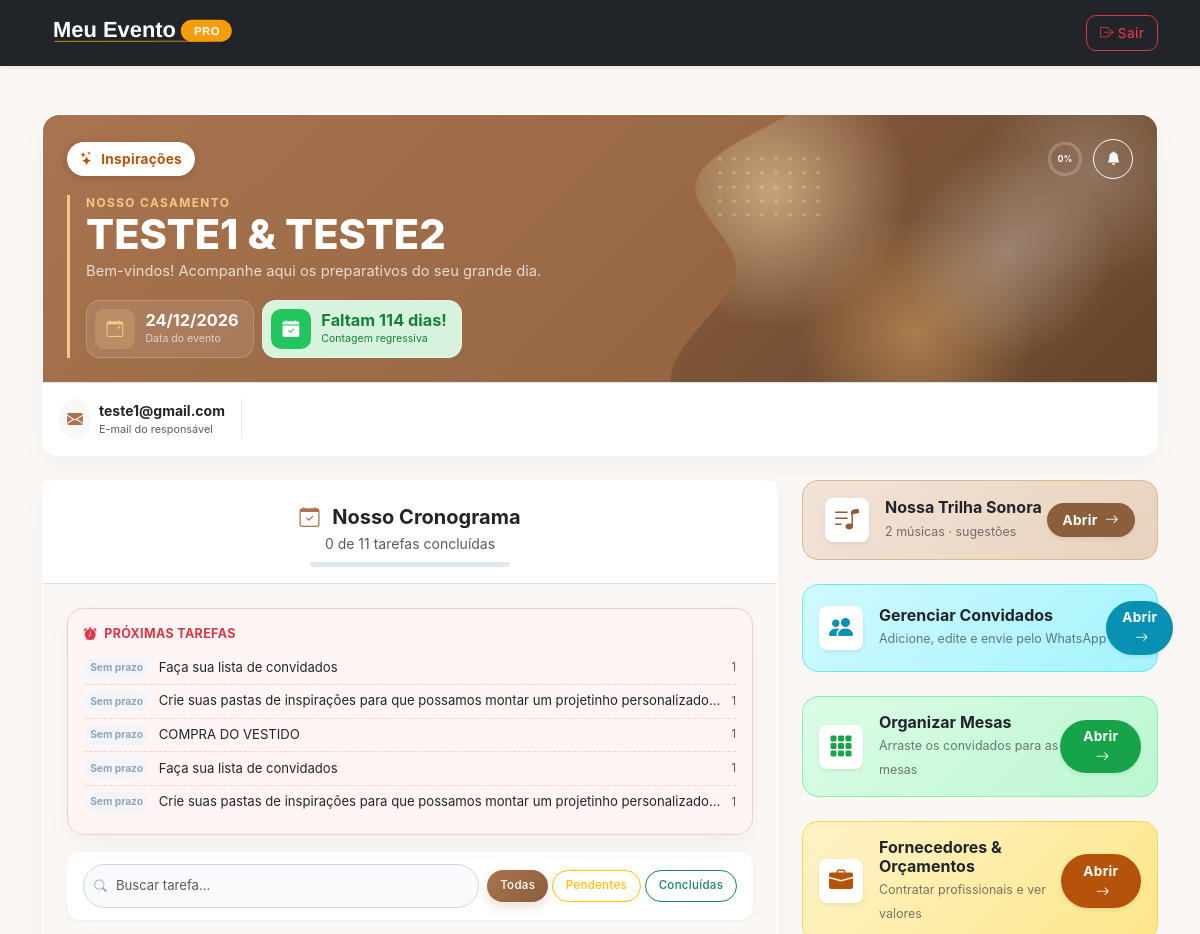
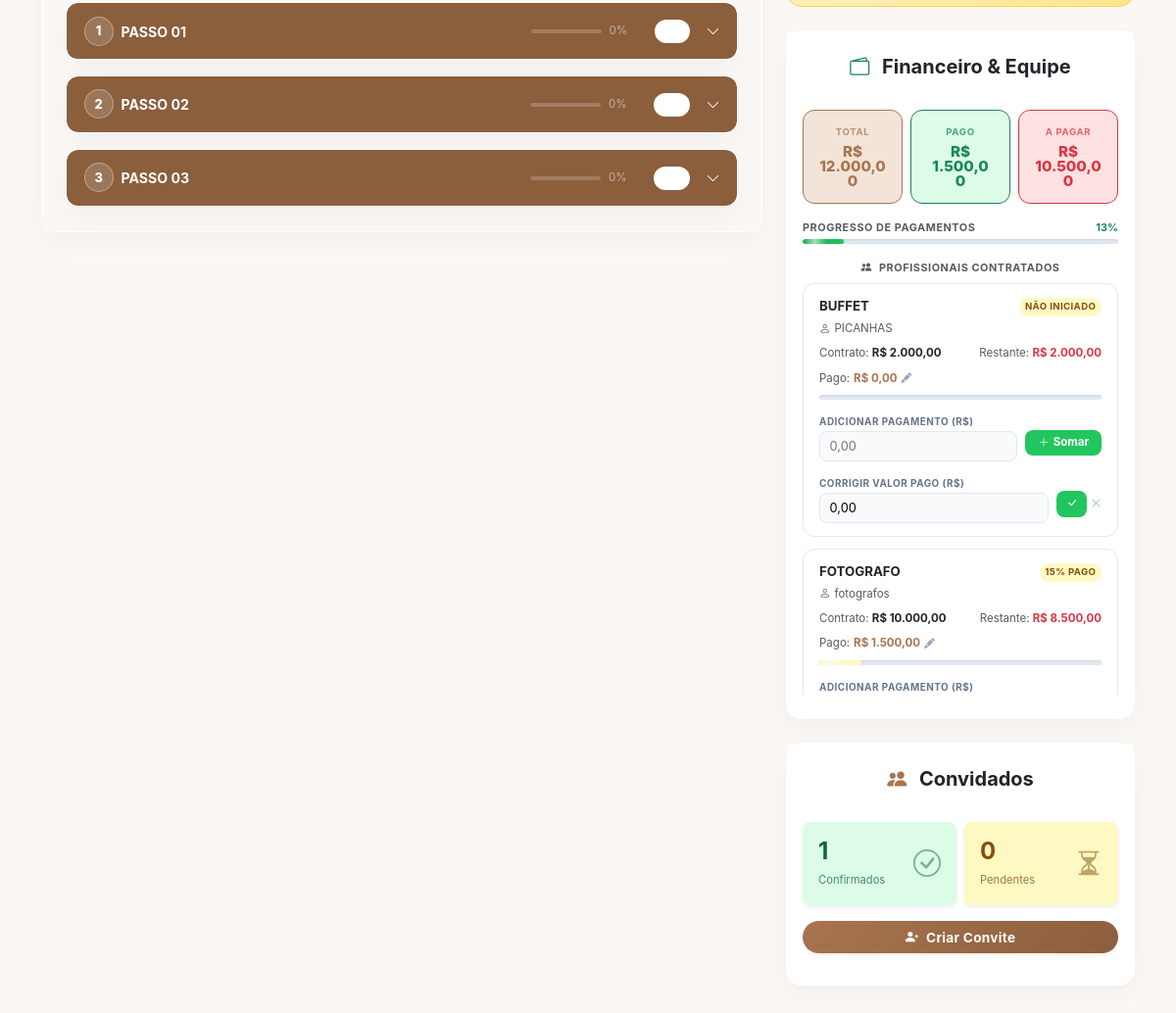
/noivos.php?id=6 (signed in), run on the app's committed database (2 pictures, top to bottom).
### tables this page shows
CREATE TABLE `eventos` (
  `id` int(11) NOT NULL,
  `cliente_id` int(11) NOT NULL,
  `data_evento` date NOT NULL,
  `hora_evento` time DEFAULT NULL,
  `tipo_ceremonia` enum('Igreja','Salão') NOT NULL,
  `local_ceremonia` varchar(255) NOT NULL,
  `tem_recepcao` tinyint(1) DEFAULT 0,
  `local_recepcao` varchar(255) DEFAULT NULL,
  `tipo_assessoria` enum('Básica','Completa') NOT NULL,
  `local_cerimonia` varchar(255) DEFAULT NULL,
  `tem_festa` tinyint(1) DEFAULT 0,
  `local_festa` varchar(255) DEFAULT NULL,
  `foto_casal` varchar(255) DEFAULT NULL,
  `foto_casal_ativa` tinyint(1) NOT NULL DEFAULT 0,
  `cor_convite` varchar(7) DEFAULT NULL,
  `modo_confirmacao` varchar(20) NOT NULL DEFAULT 'geral',
  `mensagem_convite` varchar(500) DEFAULT NULL,
  `cor_btn_sim` varchar(7) DEFAULT NULL,
  `cor_btn_nao` varchar(7) DEFAULT NULL
);

CREATE TABLE `clientes` (
  `id` int(11) NOT NULL,
  `nome` varchar(150) NOT NULL,
  `cpf` varchar(14) DEFAULT NULL,
  `rg` varchar(20) DEFAULT NULL,
  `contato` varchar(20) DEFAULT NULL,
  `email` varchar(100) NOT NULL,
  `telefone` varchar(20) DEFAULT NULL,
  `endereco` text DEFAULT NULL,
  `data_cadastro` timestamp NOT NULL DEFAULT current_timestamp(),
  `senha` varchar(255) DEFAULT '123456',
  `ultimo_login` datetime DEFAULT current_timestamp()
);

CREATE TABLE `checklist` (
  `id` int(11) NOT NULL,
  `evento_id` int(11) NOT NULL,
  `etapa` varchar(100) DEFAULT 'PASSO 01',
  `tarefa` varchar(255) NOT NULL,
  `descricao` text DEFAULT NULL,
  `origem` varchar(50) DEFAULT 'Assessoria',
  `checado` tinyint(1) DEFAULT 0,
  `observacoes` text DEFAULT NULL,
  `fornecedores_sugeridos` text DEFAULT NULL,
  `status` varchar(20) DEFAULT 'pendente',
  `data_prazo` date DEFAULT NULL,
  `concluido_em` datetime DEFAULT NULL,
  `concluido_por` varchar(20) DEFAULT NULL
);

CREATE TABLE `fornecedores_evento` (
  `id` int(11) NOT NULL,
  `evento_id` int(11) NOT NULL,
  `nome` varchar(100) NOT NULL,
  `servico` varchar(100) NOT NULL,
  `contato` varchar(100) DEFAULT NULL,
  `status` varchar(50) DEFAULT 'Orçamento',
  `data_cadastro` datetime DEFAULT current_timestamp(),
  `valor` decimal(10,2) DEFAULT 0.00,
  `valor_pago` decimal(10,2) NOT NULL DEFAULT 0.00
);

### noivos.php (the view, shortened to what the rows shown need)
<?php
require_once 'conexao.php';
$evento_id = (int)$_SESSION['evento_id'];
if (!schema_ja_verificado('noivos')) {
    try { $pdo->query("SELECT data_prazo FROM checklist LIMIT 1"); }
    catch (Exception $e) { $pdo->exec("ALTER TABLE checklist ADD COLUMN data_prazo DATE NULL"); }
    try { $pdo->query("SELECT concluido_em FROM checklist LIMIT 1"); }
    catch (Exception $e) { $pdo->exec("ALTER TABLE checklist ADD COLUMN concluido_em DATETIME NULL"); }
    try { $pdo->query("SELECT concluido_por FROM checklist LIMIT 1"); }
    catch (Exception $e) { $pdo->exec("ALTER TABLE checklist ADD COLUMN concluido_por VARCHAR(20) NULL"); }
    try { $pdo->query("SELECT foto_casal FROM eventos LIMIT 1"); }
    catch (Exception $e) { $pdo->exec("ALTER TABLE eventos ADD COLUMN foto_casal VARCHAR(255) NULL"); }
    try { $pdo->query("SELECT foto_casal_ativa FROM eventos LIMIT 1"); }
    catch (Exception $e) { $pdo->exec("ALTER TABLE eventos ADD COLUMN foto_casal_ativa TINYINT(1) NOT NULL DEFAULT 0"); }
    try { $pdo->query("SELECT cor_convite FROM eventos LIMIT 1"); }
    catch (Exception $e) { $pdo->exec("ALTER TABLE eventos ADD COLUMN cor_convite VARCHAR(7) NULL"); }
    try { $pdo->query("SELECT token_convite FROM convidados LIMIT 1"); }
    catch (Exception $e) { $pdo->exec("ALTER TABLE convidados ADD COLUMN token_convite VARCHAR(64) NULL"); }
    try { $pdo->query("SELECT convidado_principal_id FROM convidados LIMIT 1"); }
    catch (Exception $e) { $pdo->exec("ALTER TABLE convidados ADD COLUMN convidado_principal_id INT NULL"); }
    try { $pdo->query("SELECT modo_confirmacao FROM eventos LIMIT 1"); }
    catch (Exception $e) { $pdo->exec("ALTER TABLE eventos ADD COLUMN modo_confirmacao VARCHAR(20) NOT NULL DEFAULT 'geral'"); }
}
function badge_prazo(?string $data_prazo, bool $done): array {
    if (empty($data_prazo)) return ['sem', 'Sem prazo'];
    $txt  = date('d/m/Y', strtotime($data_prazo));
    return ['futuro', $txt];
}
$s = $pdo->prepare("
    SELECT e.*, c.nome, c.email, c.telefone
    FROM eventos e
    INNER JOIN clientes c ON e.cliente_id = c.id
    WHERE e.id = ?
");
$s->execute([$evento_id]);
$evento = $s->fetch();
$rs = $pdo->prepare("SELECT * FROM checklist WHERE evento_id = ? ORDER BY etapa ASC, id ASC");
$rs->execute([$evento_id]);
$lista_checklist = $rs->fetchAll();
$rs4 = $pdo->prepare("SELECT * FROM fornecedores_evento WHERE evento_id = ? AND status != 'Cancelado' ORDER BY status ASC, servico ASC");
$rs4->execute([$evento_id]);
$todos_fornecedores = $rs4->fetchAll();
$valor_neg   = 0.0;
$lista_cont  = [];
foreach ($todos_fornecedores as $f) {
    if ($f['status'] === 'Contratado') {
        $lista_cont[] = $f;
    } elseif ($f['status'] === 'Orçamento') {
        $valor_neg += (float)$f['valor'];
    }
}
$passos = []; $prog = [];
foreach ($lista_checklist as $t) {
    $e = $t['etapa'];
    $passos[$e][] = $t;
}
$proximas_tarefas = [];
foreach ($lista_checklist as $t) {
    $proximas_tarefas[] = $t;
}
usort($proximas_tarefas, function ($a, $b) {
    $da = $a['data_prazo'] ?: '9999-12-31';
    $db = $b['data_prazo'] ?: '9999-12-31';
    return $da <=> $db;
});
$proximas_tarefas = array_slice($proximas_tarefas, 0, 5);
$hoje = (new DateTime())->setTime(0, 0, 0);
$dev  = (new DateTime($evento['data_evento']))->setTime(0, 0, 0);
$diff = $hoje->diff($dev);
$dias = $diff->invert ? -$diff->days : $diff->days;
?>
<!DOCTYPE html>
<html lang="pt-br">
<head>
  <link href="https://cdn.jsdelivr.net/npm/bootstrap@5.3.0/dist/css/bootstrap.min.css" rel="stylesheet">
  <link rel="stylesheet" href="https://cdn.jsdelivr.net/npm/bootstrap-icons@1.11.0/font/bootstrap-icons.css">
  <link rel="stylesheet" href="css/estilo.css?v=13">
</head>
<body>
<div class="container my-4 my-md-5">
  <div class="card border-0 shadow-sm mb-4" style="border-radius: var(--radius); backdrop-filter: none; animation: none; transform: none;">
    <div class="header-topo p-3 p-md-4" style="position:relative;">
      <div class="header-hero-accent">
        <div class="d-flex align-items-center justify-content-between gap-2">
          <div class="header-hero-label mb-0">Nosso Casamento</div>
        </div>
        <h2 class="mb-1 text-white nome-noivos-titulo">
          <?= htmlspecialchars($evento['nome'], ENT_QUOTES, 'UTF-8') ?>
        </h2>
        <p class="header-hero-subtitle mb-0">Bem-vindos! Acompanhe aqui os preparativos do seu grande dia.</p>
        <div class="d-flex flex-wrap gap-2 info-tiles">
          <div class="info-tile">
            <div>
              <div class="info-tile-val"><?= date('d/m/Y', strtotime($evento['data_evento'])) ?></div>
              <div class="info-tile-lbl">Data do evento</div>
            </div>
          </div>
          <?php if ($dias > 0): ?>
          <div class="info-tile info-tile-destaque d-none d-md-flex">
            <span class="info-tile-icon"><i class="bi bi-calendar-check-fill"></i></span>
            <div>
              <div class="info-tile-val">Faltam <?= $dias ?> dia<?= $dias > 1 ? 's' : '' ?>!</div>
              <div class="info-tile-lbl">Contagem regressiva</div>
            </div>
          </div>
          <?php endif; ?>
        </div>
      </div>
    </div>
    <div class="bg-white p-3 border-top" style="border-radius: 0 0 var(--radius) var(--radius);">
      <div class="d-flex flex-wrap row-gap-3 info-contato-evento">
        <div class="d-flex flex-nowrap info-contato-fixa">
          <div class="d-flex align-items-center gap-2 min-width-0">
            <div class="min-width-0">
              <div class="fw-bold small text-truncate contato-email-val"><?= htmlspecialchars($evento['email'], ENT_QUOTES, 'UTF-8') ?></div>
              <div class="text-muted text-truncate" style="font-size:.68rem;">E-mail do responsável</div>
            </div>
          </div>
        </div>
      </div>
    </div>
  </div>
  <div class="row g-4 align-items-start">
    <div class="col-lg-8">
      <div class="card shadow-sm border-0 mb-4" style="border-radius: var(--radius);">
        <div class="card-body p-4 bg-light cronograma-body">
          <?php if (empty($passos)): ?>
            <div class="text-center py-5 text-muted bg-white rounded-3 shadow-sm cronograma-vazio">
              <i class="bi bi-clock-history fs-1 cronograma-vazio-icon"></i>
              <p class="mt-3 mb-0 cronograma-vazio-txt">A assessoria ainda está montando o cronograma.<br>Em breve aparecerá aqui!</p>
            </div>
          <?php else: ?>
            <?php if (!empty($proximas_tarefas)): ?>
            <div class="card border-0 shadow-sm card-proximas p-3">
              <?php foreach ($proximas_tarefas as $pt): [$pcls, $ptxt] = badge_prazo($pt['data_prazo'] ?? null, false); ?>
                <div class="item-proxima">
                  <span class="badge-prazo <?= $pcls ?>"><?= htmlspecialchars($ptxt) ?></span>
                  <span class="text-dark text-truncate"><?= htmlspecialchars($pt['tarefa']) ?></span>
                  <span class="text-muted ms-auto" style="font-size:.7rem;"><?= htmlspecialchars($pt['etapa']) ?></span>
                </div>
              <?php endforeach; ?>
            </div>
            <?php endif; ?>
          <?php endif; ?>
        </div>
      </div>
    </div>
    <div class="col-lg-4">
      <div class="sidebar-sticky d-flex flex-column gap-4">
        <div class="card shadow-sm border-0" style="border-radius: var(--radius);">
          <div class="card-body px-3 pb-4">
            <div style="max-height:420px;overflow-y:auto;" id="lista-fornecedores">
              <?php if (empty($lista_cont)): ?>
                <p class="text-center text-muted small py-3 mb-0">Nenhum profissional contratado ainda.</p>
              <?php else: ?>
                <?php foreach ($lista_cont as $f):
                  $fid        = (int)$f['id'];
                  $fValor     = (float)$f['valor'];
                  $fPago      = (float)($f['valor_pago'] ?? 0);
                  $fRest      = $fValor - $fPago;
                  $fPct       = $fValor > 0 ? round($fPago / $fValor * 100) : 0;
                  $fQuitado   = $fRest <= 0;
                  $barColor   = $fQuitado ? 'bg-success' : ($fPct >= 50 ? 'bg-info' : 'bg-warning');
                ?>
                <div class="forn-card" id="forn-<?= $fid ?>" data-pago="<?= $fPago ?>">
                  <div class="d-flex justify-content-between align-items-start mb-1">
                    <div class="fw-bold text-dark" style="font-size:.83rem;line-height:1.3;">
                      <?= htmlspecialchars($f['servico']) ?>
                    </div>
                    <span class="forn-pago-badge ms-2 flex-shrink-0 <?= $fQuitado ? 'bg-success text-white' : 'bg-warning text-dark' ?>">
                      <?= $fQuitado ? '✓ Quitado' : ($fPct > 0 ? $fPct.'% pago' : 'Não iniciado') ?>
                    </span>
                  </div>
                  <?php if (!empty($f['nome'])): ?>
                  <div class="text-muted mb-2" style="font-size:.72rem;">
                    <i class="bi bi-person me-1"></i><?= htmlspecialchars($f['nome']) ?>
                  </div>
                  <?php endif; ?>
                  <div class="d-flex justify-content-between mb-2" style="font-size:.72rem;">
                    <div>
                      <span class="text-muted">Contrato: </span>
                      <span class="fw-bold text-dark">R$ <?= number_format($fValor, 2, ',', '.') ?></span>
                    </div>
                    <div class="text-end">
                      <span class="text-muted">Restante: </span>
                      <span class="fw-bold <?= $fQuitado ? 'text-success' : 'text-danger' ?> forn-rest-val">
                        R$ <?= number_format($fRest < 0 ? 0 : $fRest, 2, ',', '.') ?>
                      </span>
                    </div>
                  </div>
                  <div class="mb-2 d-flex align-items-center gap-1" style="font-size:.72rem;">
                    <span class="text-muted">Pago:</span>
                    <span class="fw-bold text-primary forn-pago-valor-txt">R$ <?= number_format($fPago, 2, ',', '.') ?></span>
                    <button type="button" class="btn-editar-pago-noivos" data-id="<?= $fid ?>" title="Corrigir valor pago">
                      <i class="bi bi-pencil-fill"></i>
                    </button>
                  </div>
                  <div class="barra-pago-wrap mb-2">
                    <div class="barra-pago-fill <?= $barColor ?> forn-barra-fill" style="width:<?= $fPct ?>%;"></div>
                  </div>
                  <div class="d-flex align-items-center gap-2 mt-2 forn-add-wrap-noivos">
                    <div class="flex-grow-1">
                      <label style="font-size:.62rem;color:#64748b;text-transform:uppercase;font-weight:700;letter-spacing:.05em;">
                        Adicionar pagamento (R$)
                      </label>
                      <input
                        type="text"
                        class="valor-pago-input forn-input-add-noivos"
                        data-id="<?= $fid ?>"
                        data-total="<?= $fValor ?>"
                        placeholder="0,00"
                        inputmode="decimal"
                      >
                    </div>
                    <div class="mt-3">
                      <button type="button"
                              class="btn-salvar-pag btn-add-pagamento-noivos"
                              data-id="<?= $fid ?>">
                        <i class="bi bi-plus-lg me-1"></i>Somar
                      </button>
                    </div>
                  </div>
                  <div class="d-flex align-items-center gap-2 mt-2 forn-edit-wrap-noivos" style="display:none;">
                    <div class="flex-grow-1">
                      <label style="font-size:.62rem;color:#64748b;text-transform:uppercase;font-weight:700;letter-spacing:.05em;">
                        Corrigir valor pago (R$)
                      </label>
                      <input
                        type="text"
                        class="valor-pago-input forn-input-edit-noivos"
                        data-id="<?= $fid ?>"
                        data-total="<?= $fValor ?>"
                        value="<?= number_format($fPago, 2, ',', '.') ?>"
                        placeholder="0,00"
                        inputmode="decimal"
                      >
                    </div>
                    <div class="mt-3 d-flex gap-1">
                      <button type="button" class="btn-salvar-pag btn-salvar-edit-noivos" data-id="<?= $fid ?>" title="Salvar correção">
                        <i class="bi bi-check-lg"></i>
                      </button>
                      <button type="button" class="btn-cancelar-edit-noivos" title="Cancelar">
                        <i class="bi bi-x-lg"></i>
                      </button>
                    </div>
                  </div>
                </div>
                <?php endforeach; ?>
              <?php endif; ?>
            </div>
          </div>
        </div>
      </div>
    </div>
  </div>
</div>
</body>
</html>

### data on the page
eventos: cliente.nome "TESTE1 & TESTE2", data_evento "24/12/2026", data_evento "114", cliente.email "teste1@gmail.com"
checklist: ptxt "Sem prazo", tarefa "Faça sua lista de convidados", etapa "1"
checklist: ptxt "Sem prazo", tarefa "Crie suas pastas de inspirações para que possamos montar um projetinho personalizado…", etapa "1"
checklist: ptxt "Sem prazo", tarefa "COMPRA DO VESTIDO", etapa "1"
checklist: ptxt "Sem prazo", tarefa "Faça sua lista de convidados", etapa "1"
checklist: ptxt "Sem prazo", tarefa "Crie suas pastas de inspirações para que possamos montar um projetinho personalizado…", etapa "1"
fornecedores_evento: servico "BUFFET", shows "NÃO INICIADO", nome "PICANHAS", valor "2.000,00", valor+valor_pago "2.000,00", valor_pago "0,00"
fornecedores_evento: servico "FOTOGRAFO", fPct "15", nome "fotografos", valor "10.000,00", valor+valor_pago "8.500,00", valor_pago "1.500,00"

### other printed values
$pct_g "0"
$conc_g "0"
$total_g "11"
$label "PASSO 01"
$pctE "0"
$label "PASSO 02"
$label "PASSO 03"
$total_musicas "2"
$valor_cont "12.000,00"
$valor_pago_total "1.500,00"
$valor_restante_total "10.500,00"
$pct_pago "13"
$total_conf "1"
$total_pend "0"
